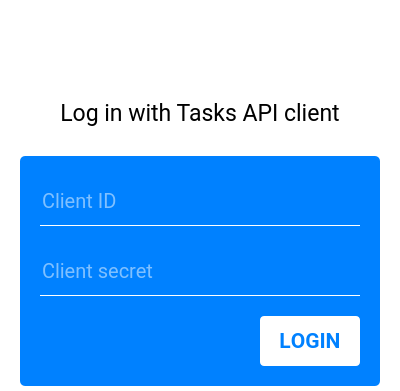
<?xml version="1.0" encoding="UTF-8"?>
<ui version="4.0">
 <class>OAuthForm</class>
 <widget class="QWidget" name="OAuthForm">
  <property name="geometry">
   <rect>
    <x>0</x>
    <y>0</y>
    <width>400</width>
    <height>391</height>
   </rect>
  </property>
  <property name="windowTitle">
   <string>Form</string>
  </property>
  <property name="toolTip">
   <string>Type in credentials from Google Developer Console or drag'n'drop downloaded JSON</string>
  </property>
  <property name="styleSheet">
   <string notr="true">background: solid white;</string>
  </property>
  <layout class="QVBoxLayout" name="verticalLayout">
   <property name="spacing">
    <number>0</number>
   </property>
   <property name="leftMargin">
    <number>0</number>
   </property>
   <property name="topMargin">
    <number>0</number>
   </property>
   <property name="rightMargin">
    <number>0</number>
   </property>
   <property name="bottomMargin">
    <number>0</number>
   </property>
   <item>
    <layout class="QVBoxLayout" name="verticalLayout_2">
     <property name="spacing">
      <number>0</number>
     </property>
     <property name="leftMargin">
      <number>20</number>
     </property>
     <property name="topMargin">
      <number>20</number>
     </property>
     <property name="rightMargin">
      <number>20</number>
     </property>
     <property name="bottomMargin">
      <number>20</number>
     </property>
     <item>
      <widget class="QLabel" name="label_2">
       <property name="text">
        <string/>
       </property>
       <property name="pixmap">
        <pixmap resource="data.qrc">:/resources/google-tasks-icon.png</pixmap>
       </property>
       <property name="alignment">
        <set>Qt::AlignCenter</set>
       </property>
      </widget>
     </item>
     <item>
      <widget class="QLabel" name="label">
       <property name="sizePolicy">
        <sizepolicy hsizetype="Preferred" vsizetype="Fixed">
         <horstretch>0</horstretch>
         <verstretch>0</verstretch>
        </sizepolicy>
       </property>
       <property name="font">
        <font>
         <family>Roboto</family>
         <pointsize>17</pointsize>
        </font>
       </property>
       <property name="text">
        <string>Log in with Tasks API client</string>
       </property>
       <property name="textFormat">
        <enum>Qt::RichText</enum>
       </property>
       <property name="alignment">
        <set>Qt::AlignCenter</set>
       </property>
       <property name="wordWrap">
        <bool>true</bool>
       </property>
       <property name="margin">
        <number>13</number>
       </property>
      </widget>
     </item>
     <item>
      <widget class="QFrame" name="frame">
       <property name="minimumSize">
        <size>
         <width>0</width>
         <height>180</height>
        </size>
       </property>
       <property name="maximumSize">
        <size>
         <width>16777215</width>
         <height>200</height>
        </size>
       </property>
       <property name="layoutDirection">
        <enum>Qt::RightToLeft</enum>
       </property>
       <property name="styleSheet">
        <string notr="true">QFrame#frame{
	border-radius: 5px;
	background-color: rgb(0, 129, 255);
}</string>
       </property>
       <property name="frameShape">
        <enum>QFrame::NoFrame</enum>
       </property>
       <property name="frameShadow">
        <enum>QFrame::Sunken</enum>
       </property>
       <property name="lineWidth">
        <number>9</number>
       </property>
       <layout class="QVBoxLayout" name="verticalLayout_3">
        <property name="spacing">
         <number>20</number>
        </property>
        <property name="sizeConstraint">
         <enum>QLayout::SetMinimumSize</enum>
        </property>
        <property name="leftMargin">
         <number>20</number>
        </property>
        <property name="topMargin">
         <number>20</number>
        </property>
        <property name="rightMargin">
         <number>20</number>
        </property>
        <property name="bottomMargin">
         <number>20</number>
        </property>
        <item>
         <widget class="QLineEdit" name="clientID">
          <property name="minimumSize">
           <size>
            <width>0</width>
            <height>50</height>
           </size>
          </property>
          <property name="maximumSize">
           <size>
            <width>16777215</width>
            <height>50</height>
           </size>
          </property>
          <property name="font">
           <font>
            <family>Roboto</family>
            <pointsize>15</pointsize>
           </font>
          </property>
          <property name="styleSheet">
           <string notr="true">QLineEdit {
	background: transparent;
	border: 1px transparent;
	border-bottom: 1px solid white;
	color: white;
	alternate-color: white;
}
/*QLineEdit {
	border-radius: 0px;
    border: 1px solid gray;
    border-top-left-radius: 10px;
    border-top-right-radius: 10px;
    padding: 0 8px;
    background: white;
    selection-background-color: darkgray;
}*/</string>
          </property>
          <property name="echoMode">
           <enum>QLineEdit::PasswordEchoOnEdit</enum>
          </property>
          <property name="placeholderText">
           <string>Client ID</string>
          </property>
         </widget>
        </item>
        <item>
         <widget class="QLineEdit" name="clientSecret">
          <property name="minimumSize">
           <size>
            <width>0</width>
            <height>50</height>
           </size>
          </property>
          <property name="maximumSize">
           <size>
            <width>16777215</width>
            <height>50</height>
           </size>
          </property>
          <property name="font">
           <font>
            <family>Roboto</family>
            <pointsize>15</pointsize>
            <weight>50</weight>
            <bold>false</bold>
           </font>
          </property>
          <property name="styleSheet">
           <string notr="true">QLineEdit {
	background: transparent;
	border: 1px transparent;
	border-bottom: 1px solid white;
	color: white;
	alternate-color: white;
}
/*QLineEdit {
	border: 0px;
	border-left: 1px solid gray;
	border-right: 1px solid gray;
	border-radius: 0px;
    padding: 0 8px;
    background: white;
    selection-background-color: darkgray;
}*/</string>
          </property>
          <property name="echoMode">
           <enum>QLineEdit::PasswordEchoOnEdit</enum>
          </property>
          <property name="placeholderText">
           <string>Client secret</string>
          </property>
         </widget>
        </item>
        <item>
         <widget class="QPushButton" name="loginButton">
          <property name="minimumSize">
           <size>
            <width>0</width>
            <height>50</height>
           </size>
          </property>
          <property name="maximumSize">
           <size>
            <width>100</width>
            <height>50</height>
           </size>
          </property>
          <property name="font">
           <font>
            <family>Roboto</family>
            <pointsize>16</pointsize>
            <weight>75</weight>
            <italic>false</italic>
            <bold>true</bold>
            <kerning>false</kerning>
           </font>
          </property>
          <property name="layoutDirection">
           <enum>Qt::RightToLeft</enum>
          </property>
          <property name="styleSheet">
           <string notr="true">QPushButton {
	border-radius: 4px;
	background-color: white;
	color: rgb(0, 129, 255);
}

/*QPushButton {
	border-radius: 0px;
    border: 1px solid #8f8f91;
    border-bottom-right-radius: 10px;
    border-bottom-left-radius: 10px;
    background-color: qlineargradient(x1: 0, y1: 0, x2: 0, y2: 1,
                                      stop: 0 #f6f7fa, stop: 1 #dadbde);
}

QPushButton:pressed {
    background-color: qlineargradient(x1: 0, y1: 0, x2: 0, y2: 1,
                                      stop: 0 #dadbde, stop: 1 #f6f7fa);
}*/</string>
          </property>
          <property name="text">
           <string>LOGIN</string>
          </property>
          <property name="flat">
           <bool>false</bool>
          </property>
         </widget>
        </item>
       </layout>
      </widget>
     </item>
    </layout>
   </item>
  </layout>
 </widget>
 <resources>
  <include location="data.qrc"/>
 </resources>
 <connections/>
</ui>
